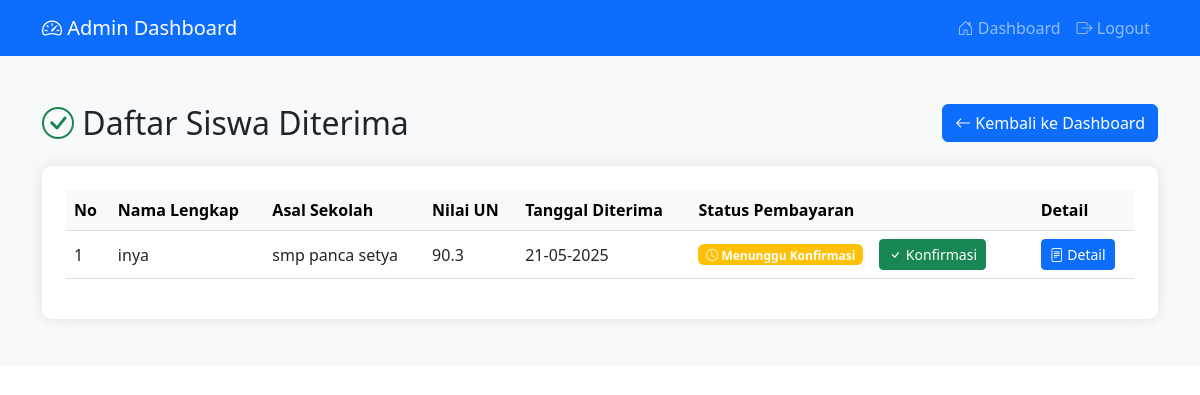
/admin/daftar-diterima (signed in), run on an earlier commit of the app's database.
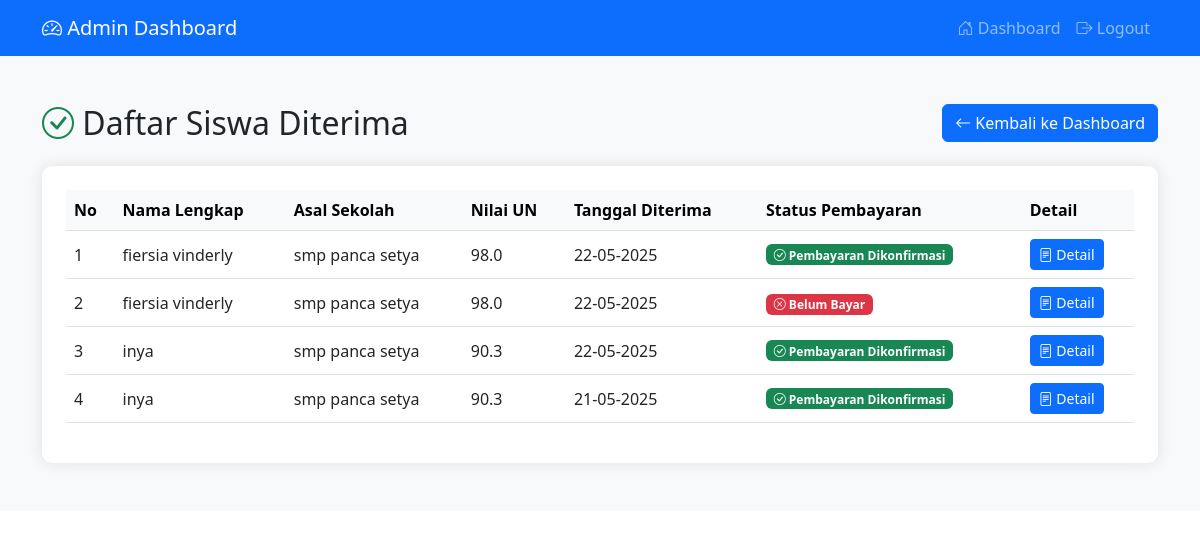
And on a later commit of the database.
### app/models.py (models this page shows)
class Pendaftaran(db.Model):
    __tablename__ = 'pendaftaran'
    id = db.Column(db.Integer, primary_key=True)
    nama_lengkap = db.Column(db.String(150), nullable=False)
    tempat_lahir = db.Column(db.String(100), nullable=False)
    tanggal_lahir = db.Column(db.Date, nullable=False)
    jenis_kelamin = db.Column(db.String(20), nullable=False)
    alamat = db.Column(db.Text, nullable=False)
    nomor_hp = db.Column(db.String(15), nullable=False)
    asal_sekolah = db.Column(db.String(150), nullable=False)
    nilai_un = db.Column(db.Float, nullable=False)
    status = db.Column(db.String(20), default='Pending')
    tanggal_daftar = db.Column(db.DateTime, default=datetime.utcnow)
    bukti_pembayaran = db.Column(db.String(255), nullable=True)
    tanggal_upload_pembayaran = db.Column(db.DateTime, nullable=True)
    status_pembayaran = db.Column(db.String(20), default='Belum Bayar')
    konfirmasi_admin = db.Column(db.Boolean, default=False)
    pas_foto = db.Column(db.String(255), nullable=True)
    ijazah = db.Column(db.String(255), nullable=True)
    tanggal_upload_dokumen = db.Column(db.DateTime, nullable=True)
    user_id = db.Column(db.Integer, db.ForeignKey('user.id'), nullable=False)
    diproses_oleh = db.Column(db.Integer, db.ForeignKey('user.id'), nullable=True)
    tanggal_diproses = db.Column(db.DateTime, nullable=True)
    catatan_admin = db.Column(db.Text, nullable=True)

### app/routes/admin.py (the view)
@admin_bp.route('/daftar-diterima')  # Changed URL pattern
@login_required
@admin_required
def daftar_diterima():
    logger.info(f"Admin {current_user.username} viewing accepted applications")
    try:
        diterima = Pendaftaran.query.filter_by(status='Diterima')\
            .order_by(Pendaftaran.tanggal_diproses.desc()).all()
        now = datetime.utcnow()
        return render_template('admin/diterima.html',
                             diterima=diterima,
                             title="Daftar Siswa Diterima",
                             now=now,
                             timedelta=timedelta)
    except Exception as e:
        logger.error(f"Error loading accepted applications: {str(e)}")
        flash('Terjadi kesalahan saat memuat data.', 'danger')
        return redirect(url_for('admin_bp.dashboard_admin'))

### app/__init__.py (called while the page is built)
def create_app():
    app = Flask(__name__)
    app.config.from_object(Config)
    db.init_app(app)
    login_manager.init_app(app)
    Migrate(app, db)
    from .routes.auth import auth_bp
    from .routes.main import main_bp
    from .routes.admin import admin_bp
    app.register_blueprint(auth_bp)
    app.register_blueprint(main_bp)
    app.register_blueprint(admin_bp, url_prefix='/admin')
    from .models import User
    @login_manager.user_loader
    def load_user(user_id):
        return User.query.get(int(user_id))
    return app

### app/routes/admin.py (called while the page is built)
def admin_required(f):
    @wraps(f)
    def decorated_function(*args, **kwargs):
        if not current_user.is_authenticated or not current_user.is_admin:
            logger.warning(f"Unauthorized access attempt by user: {current_user}")
            flash('Anda tidak memiliki akses ke halaman ini', 'danger')
            return redirect(url_for('main_bp.home'))
        return f(*args, **kwargs)
    return decorated_function

### run.py (called while the page is built)
@app.context_processor
def utility_processor():
    return {
        'now': datetime.utcnow()  # Call the function here
    }

### app/templates/admin/diterima.html (shortened to what this page needs)
<!DOCTYPE html>
<html lang="en">
<head>
    <link href="https://cdn.jsdelivr.net/npm/bootstrap@5.3.0/dist/css/bootstrap.min.css" rel="stylesheet">
    <link rel="stylesheet" href="https://cdn.jsdelivr.net/npm/bootstrap-icons@1.7.2/font/bootstrap-icons.css">
</head>
<body>
    <nav class="navbar navbar-expand-lg navbar-dark bg-primary sticky-top">
        <div class="container">
            <a class="navbar-brand" href="{{ url_for('admin_bp.dashboard_admin') }}">
                <i class="bi bi-speedometer2"></i> Admin Dashboard
            </a>
            <div class="collapse navbar-collapse" id="navbarNav">
                <ul class="navbar-nav ms-auto">
                    <li class="nav-item">
                        <a class="nav-link" href="{{ url_for('admin_bp.dashboard_admin') }}">
                            <i class="bi bi-house-door"></i> Dashboard
                        </a>
                    </li>
                    <li class="nav-item">
                        <a class="nav-link" href="{{ url_for('auth_bp.logout') }}">
                            <i class="bi bi-box-arrow-right"></i> Logout
                        </a>
                    </li>
                </ul>
            </div>
        </div>
    </nav>
    <section class="py-5 bg-light">
        <div class="container">
            <div class="d-flex justify-content-between align-items-center mb-4">
                <h2 class="mb-0">
                    <i class="bi bi-check-circle text-success"></i>
                    Daftar Siswa Diterima
                </h2>
                <a href="{{ url_for('admin_bp.dashboard_admin') }}" class="btn btn-primary">
                    <i class="bi bi-arrow-left"></i> Kembali ke Dashboard
                </a>
            </div>
            <div class="table-container p-4">
                <div class="table-responsive">
                    <table class="table table-hover align-middle">
                        <thead class="table-light">
                            <tr>
                                <th>No</th>
                                <th>Nama Lengkap</th>
                                <th>Asal Sekolah</th>
                                <th>Nilai UN</th>
                                <th>Tanggal Diterima</th>
                                <th>Status Pembayaran</th>
                                <th>Detail</th>
                            </tr>
                        </thead>
                        <tbody>
                            {% if diterima %}
                                {% for p in diterima %}
                                <tr>
                                    <td>{{ loop.index }}</td>
                                    <td>{{ p.nama_lengkap }}</td>
                                    <td>{{ p.asal_sekolah }}</td>
                                    <td>{{ p.nilai_un }}</td>
                                    <td>{{ p.tanggal_diproses.strftime('%d-%m-%Y') }}</td>
                                    <td>
                                        {% if p.status_pembayaran == 'Sudah Bayar' %}
                                            <div class="d-flex align-items-center">
                                                <span class="badge {% if p.konfirmasi_admin %}bg-success{% else %}bg-warning{% endif %} me-2">
                                                    {% if p.konfirmasi_admin %}
                                                        <i class="bi bi-check-circle"></i> Pembayaran Dikonfirmasi
                                                    {% else %}
                                                        <i class="bi bi-clock"></i> Menunggu Konfirmasi
                                                    {% endif %}
                                                </span>
                                                {% if not p.konfirmasi_admin %}
                                                    <a href="{{ url_for('admin_bp.konfirmasi_pembayaran', id=p.id) }}"
                                                       class="btn btn-sm btn-success ms-2"
                                                       onclick="return confirm('Konfirmasi pembayaran ini?')">
                                                        <i class="bi bi-check"></i> Konfirmasi
                                                    </a>
                                                {% endif %}
                                            </div>
                                        {% else %}
                                            <span class="badge bg-danger">
                                                <i class="bi bi-x-circle"></i> Belum Bayar
                                            </span>
                                        {% endif %}
                                    </td>
                                    <td>
                                        <button class="btn btn-sm btn-primary" data-bs-toggle="modal" data-bs-target="#detailModal{{ p.id }}">
                                            <i class="bi bi-file-text"></i> Detail
                                        </button>
                                    </td>
                                </tr>
                                {% endfor %}
                            {% endif %}
                        </tbody>
                    </table>
                </div>
            </div>
        </div>
    </section>
</body>
</html>

### app/templates/admin/diterima.html (style rules this page uses)
.table-container { background: white; border-radius: 10px; box-shadow: 0 0 15px rgba(0,0,0,0.1); }

What changed in the data, as far as the page shows it:
added Pendaftaran: nama_lengkap "fiersia vinderly", asal_sekolah "smp panca setya", nilai_un "98.0", tanggal_diproses "22-05-2025", status_pembayaran "Sudah Bayar" (drawn)
added Pendaftaran: nama_lengkap "fiersia vinderly", asal_sekolah "smp panca setya", nilai_un "98.0", tanggal_diproses "22-05-2025", status_pembayaran "Belum Bayar" (drawn)
added Pendaftaran: nama_lengkap "inya", asal_sekolah "smp panca setya", nilai_un "90.3", tanggal_diproses "22-05-2025", status_pembayaran "Sudah Bayar" (drawn)
changed Pendaftaran (number 4 of 4 on the later page): konfirmasi_admin "Menunggu Konfirmasi Konfirmasi" → "Pembayaran Dikonfirmasi"
